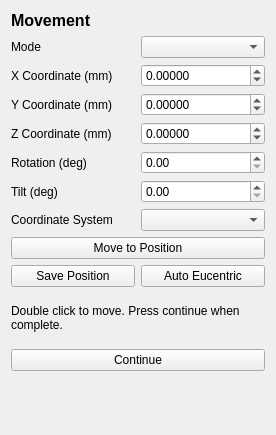
<?xml version="1.0" encoding="UTF-8"?>
<ui version="4.0">
 <class>Form</class>
 <widget class="QWidget" name="Form">
  <property name="geometry">
   <rect>
    <x>0</x>
    <y>0</y>
    <width>276</width>
    <height>435</height>
   </rect>
  </property>
  <property name="windowTitle">
   <string>Form</string>
  </property>
  <layout class="QGridLayout" name="gridLayout">
   <item row="3" column="1">
    <widget class="QDoubleSpinBox" name="doubleSpinBox_movement_stage_x">
     <property name="decimals">
      <number>5</number>
     </property>
     <property name="minimum">
      <double>-10000000000.000000000000000</double>
     </property>
     <property name="maximum">
      <double>100000000000000000.000000000000000</double>
     </property>
    </widget>
   </item>
   <item row="6" column="1">
    <widget class="QDoubleSpinBox" name="doubleSpinBox_movement_stage_rotation"/>
   </item>
   <item row="8" column="1">
    <widget class="QComboBox" name="comboBox_movement_stage_coordinate_system"/>
   </item>
   <item row="5" column="1">
    <widget class="QDoubleSpinBox" name="doubleSpinBox_movement_stage_z">
     <property name="decimals">
      <number>5</number>
     </property>
     <property name="minimum">
      <double>-100000000000000000.000000000000000</double>
     </property>
     <property name="maximum">
      <double>99999999999999991611392.000000000000000</double>
     </property>
    </widget>
   </item>
   <item row="5" column="0">
    <widget class="QLabel" name="label_movement_stage_z">
     <property name="text">
      <string>Z Coordinate (mm)</string>
     </property>
    </widget>
   </item>
   <item row="1" column="1">
    <widget class="QComboBox" name="comboBox_movement_mode"/>
   </item>
   <item row="10" column="1">
    <widget class="QPushButton" name="pushButton_auto_eucentric">
     <property name="text">
      <string>Auto Eucentric</string>
     </property>
    </widget>
   </item>
   <item row="4" column="0">
    <widget class="QLabel" name="label_movement_stage_y">
     <property name="text">
      <string>Y Coordinate (mm)</string>
     </property>
    </widget>
   </item>
   <item row="12" column="0" colspan="2">
    <widget class="QPushButton" name="pushButton_continue">
     <property name="text">
      <string>Continue</string>
     </property>
    </widget>
   </item>
   <item row="4" column="1">
    <widget class="QDoubleSpinBox" name="doubleSpinBox_movement_stage_y">
     <property name="decimals">
      <number>5</number>
     </property>
     <property name="minimum">
      <double>-100000000000000000000.000000000000000</double>
     </property>
     <property name="maximum">
      <double>10000000000000000905969664.000000000000000</double>
     </property>
    </widget>
   </item>
   <item row="10" column="0">
    <widget class="QPushButton" name="pushButton_save_position">
     <property name="text">
      <string>Save Position</string>
     </property>
    </widget>
   </item>
   <item row="0" column="0" colspan="2">
    <widget class="QLabel" name="label_title">
     <property name="font">
      <font>
       <pointsize>12</pointsize>
       <weight>75</weight>
       <bold>true</bold>
      </font>
     </property>
     <property name="text">
      <string>Movement</string>
     </property>
    </widget>
   </item>
   <item row="3" column="0">
    <widget class="QLabel" name="label_movement_stage_x">
     <property name="text">
      <string>X Coordinate (mm)</string>
     </property>
    </widget>
   </item>
   <item row="9" column="0" colspan="2">
    <widget class="QPushButton" name="pushButton_move">
     <property name="text">
      <string>Move to Position</string>
     </property>
    </widget>
   </item>
   <item row="6" column="0">
    <widget class="QLabel" name="label_movement_stage_rotation">
     <property name="text">
      <string>Rotation (deg)</string>
     </property>
    </widget>
   </item>
   <item row="7" column="1">
    <widget class="QDoubleSpinBox" name="doubleSpinBox_movement_stage_tilt"/>
   </item>
   <item row="1" column="0">
    <widget class="QLabel" name="label_movement_mode">
     <property name="text">
      <string>Mode</string>
     </property>
    </widget>
   </item>
   <item row="8" column="0">
    <widget class="QLabel" name="label_movement_stage_coordinate_system">
     <property name="text">
      <string>Coordinate System</string>
     </property>
    </widget>
   </item>
   <item row="11" column="0" colspan="2">
    <widget class="QLabel" name="label_movement_instructions">
     <property name="minimumSize">
      <size>
       <width>0</width>
       <height>50</height>
      </size>
     </property>
     <property name="text">
      <string>Double click to move. Press continue when complete.</string>
     </property>
     <property name="wordWrap">
      <bool>true</bool>
     </property>
    </widget>
   </item>
   <item row="7" column="0">
    <widget class="QLabel" name="label_movement_stage_tilt">
     <property name="text">
      <string>Tilt (deg)</string>
     </property>
    </widget>
   </item>
   <item row="13" column="0" colspan="2">
    <spacer name="verticalSpacer">
     <property name="orientation">
      <enum>Qt::Vertical</enum>
     </property>
     <property name="sizeHint" stdset="0">
      <size>
       <width>20</width>
       <height>40</height>
      </size>
     </property>
    </spacer>
   </item>
  </layout>
 </widget>
 <resources/>
 <connections/>
</ui>
